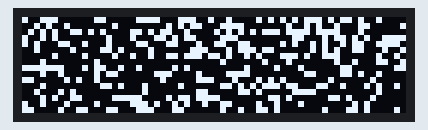
Recording of a sketch running on a simulated Arduino Uno, built with avr-gcc and run on an emulated ATmega328P. On the bench: 128×32 one-colour display. Random numbers use the default seed unless the sketch sets one.

Above: at 0.37 s.
At 5.07 s:
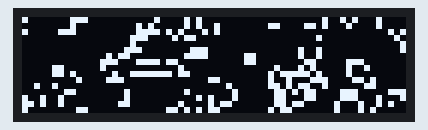
At 10.13 s:
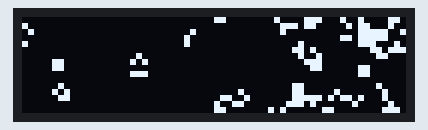
At 19.88 s:
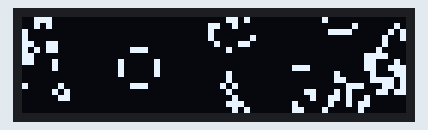
At 29.63 s:
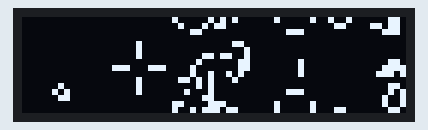
At 39.74 s:
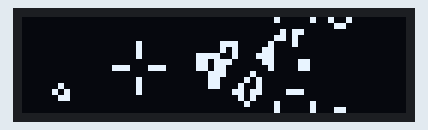

The sketch:

oled_gameoflife.ino
```cpp
// Modified oled version of https://rosettacode.org/wiki/Conway%27s_Game_of_Life#C_for_Arduino

#include <SPI.h>
#include <Wire.h>
#include <Adafruit_GFX.h>
#include <Adafruit_SSD1306.h>
#define SWIDTH      128
#define SHEIGHT     32
#define OLED_RESET  -1
Adafruit_SSD1306 display(SWIDTH, SHEIGHT, &Wire, OLED_RESET);

void setup() {
  randomSeed(analogRead(0));
  display.begin(SSD1306_SWITCHCAPVCC, 0x3C);
  display.clearDisplay();
  display.drawPixel(0, 0, SSD1306_WHITE);
  display.display();
}

void show(void *u, int w, int h){
  int (*univ)[w] = u;
  int c;
  for (int y = 0; y < h; y++){
    for (int x = 0; x < w; x++){
      bool sh=(univ[y][x]==1);
      if (sh) {
        c = SSD1306_WHITE;
      } else {
        c = SSD1306_BLACK;
      }
      //display.drawPixel(x, y, c);
      display.fillRect(x * 2, y * 2, 2, 2, c);
    }
  }
  display.display();
}

void evolve(void *u, int w, int h){
  unsigned (*univ)[w] = u;
  unsigned newar[h][w];
  for (int y = 0; y < h; y++){
    for (int x = 0; x < w; x++){
      int n = 0;
      for (int y1 = y - 1; y1 <= y + 1; y1++)
        for (int x1 = x - 1; x1 <= x + 1; x1++)
          if (univ[(y1 + h) % h][(x1 + w) % w])
            n++;

      if (univ[y][x]) n--;
      newar[y][x] = (n == 3 || (n == 2 && univ[y][x]));

    }
  }
  for (int y = 0; y < h; y++){
    for (int x = 0; x < w; x++){
      univ[y][x] = newar[y][x];
    }
  }
}

void game(int w, int h) {
  unsigned univ[h][w];
  for (int x = 0; x < w; x++){
    for (int y = 0; y < h; y++){
      univ[y][x] = random(0, 100) > 65 ? 1 : 0;
    }
  }
  int sc=0;
  while (1) {
    show(univ, w, h);
    evolve(univ, w, h);
    sc++;
    if (sc > 300) break;
  }
}

void loop() {
  game(64, 16);
}
```
